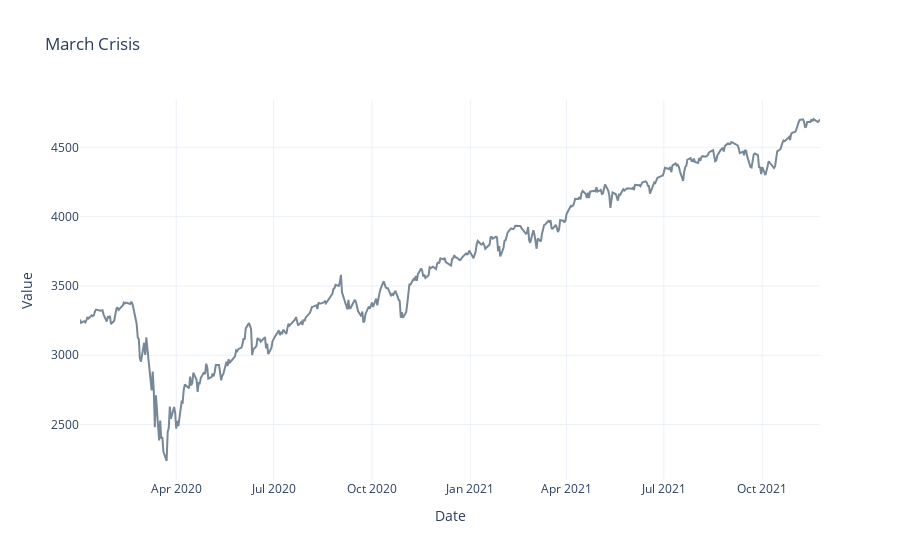

Here is the notebook cell this chart was saved with:
### Code cell
figmarch= px.line(march, y='Close', title='March Crisis',
    color_discrete_sequence=['lightslategray'], template= 'plotly_white',
    labels= {'Close': "Value"})
    
figmarch.show()

### Figure 1 — Plotly figure (JSON) as saved in the notebook; plotly's stock layout.template omitted (floating-point values rounded to 4 significant figures; data arrays with more than 128 entries replaced by an {"elided": "..."} marker saying what was removed)
{"data": [{"hovertemplate": "Date=%{x}<br>Value=%{y}<extra></extra>", "legendgroup": "", "line": {"color": "lightslategray", "dash": "solid"}, "marker": {"symbol": "circle"}, "mode": "lines", "name": "", "orientation": "v", "showlegend": false, "type": "scatter", "x": {"elided": "480 str values"}, "xaxis": "x", "y": {"elided": "480 float values"}, "yaxis": "y"}], "layout": {"legend": {"tracegroupgap": 0}, "title": {"text": "March Crisis"}, "xaxis": {"anchor": "y", "domain": [0, 1], "title": {"text": "Date"}}, "yaxis": {"anchor": "x", "domain": [0, 1], "title": {"text": "Value"}}}}
